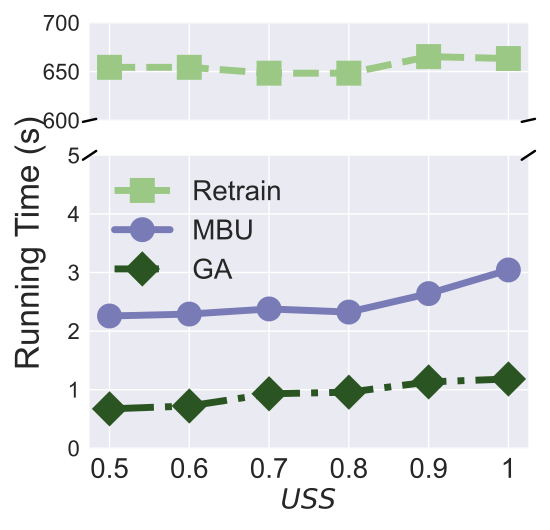

The Python source for this figure:


import numpy as np
import matplotlib.pyplot as plt
from brokenaxes import brokenaxes

epsilon = 3
beta = 1 / epsilon


x=[1, 2, 3, 4, 5, 6]
# validation_for_plt =[97,95.8600, 94.9400, 93.5400, 93.2400]
# attack_for_plt=[0, 0.3524, 0, 0.1762, 0.1762]
# basic_for_plt=[99.8, 99.8, 99.8, 99.8, 99.8]

labels = ['0.5', '0.6', '0.7', '0.8', '0.9', '1']
# unl_org = [97.77, 97.55, 97.35, 97.29, 97.21, 97.21]

# unl_hess_r = [96.6, 96.66, 96.04, 95.94, 95.85, 97.21]
# data construction time
OUL = [0.657479+1.60, 0.640489+1.65, 0.697980165+1.68, 0.72441936+1.60, 0.7297673810+1.91, 0.96332+2.08]

org_acc = [654.3272, 654.3272, 648.3272, 648.3272, 665.3272, 663.3272]

vbu_acc = [0.672800, 0.72140, 0.92958, 0.957286, 1.1322344, 1.1822344]
# unl_ss_wo = [94.32, 94.53, 94.78, 93.38, 94.04, 97.21]


for i in range(len(OUL)):
    OUL[i]=OUL[i]*1
    org_acc[i]=org_acc[i]
    vbu_acc[i]=vbu_acc[i]*1

plt.style.use('seaborn')
#plt.figure(figsize=(5.5, 5.3))
fig, (ax1, ax2) = plt.subplots(2, 1, sharex=True, figsize=(5.5, 5.3), gridspec_kw={'height_ratios': [1, 3]})

# Create a broken axis instance
#bax = brokenaxes(ylims=((0, 2), (650, 670)), hspace=.15)


l_w=5
m_s=15
marker_s=3
markevery=1
#plt.figure(figsize=(8, 5.3))
#plt.plot(x, unl_fr, color='blue', marker='^', label='Retrain',linewidth=l_w, markersize=m_s)
#plt.plot(x, unl_ss_w, color='g',  marker='*',  label='PriMU$_{w}$',linewidth=l_w, markersize=m_s)


# Upper plot (y-axis range: 200-300)
ax1.plot(x, org_acc, linestyle='--', color='#9BC985',  marker='s', fillstyle='full', markevery=markevery, label='Retrain',linewidth=l_w, markersize=m_s, markeredgewidth=marker_s)

ax1.plot(x, OUL, linestyle='-', color='#797BB7', marker='o', fillstyle='full', markevery=markevery, label='TCU', linewidth=l_w, markersize=m_s, markeredgewidth=marker_s)

ax1.plot(x, vbu_acc, linestyle='-.', color='#2A5522',  marker='D', fillstyle='full', markevery=markevery, label='GA',linewidth=l_w, markersize=m_s, markeredgewidth=marker_s)

ax1.set_ylim(600, 700)
ax1.tick_params(axis='y', labelsize=16)
ax1.spines['bottom'].set_visible(False)
ax1.tick_params(axis='x', which='both', bottom=False, top=False, labelbottom=False)




# Lower plot (y-axis range: 0-50)
ax2.plot(x, org_acc, linestyle='--', color='#9BC985',  marker='s', fillstyle='full', markevery=markevery, label='Retrain',linewidth=l_w, markersize=m_s, markeredgewidth=marker_s)

ax2.plot(x, OUL, linestyle='-', color='#797BB7', marker='o', fillstyle='full', markevery=markevery, label='MBU', linewidth=l_w, markersize=m_s, markeredgewidth=marker_s)

ax2.plot(x, vbu_acc, linestyle='-.', color='#2A5522',  marker='D', fillstyle='full', markevery=markevery, label='GA',linewidth=l_w, markersize=m_s, markeredgewidth=marker_s)

ax2.set_ylim(0, 5)
ax2.tick_params(axis='y', labelsize=16)
ax2.spines['top'].set_visible(False)

# Add diagonal lines to indicate a break in the y-axis
d = .015  # size of diagonal lines
kwargs = dict(transform=ax1.transAxes, color='k', clip_on=False)
ax1.plot((-d, +d), (-d, +d), **kwargs)        # top-left diagonal
ax1.plot((1 - d, 1 + d), (-d, +d), **kwargs)  # top-right diagonal

kwargs.update(transform=ax2.transAxes)  # switch to the bottom axes
ax2.plot((-d, +d), (1 - d, 1 + d), **kwargs)  # bottom-left diagonal
ax2.plot((1 - d, 1 + d), (1 - d, 1 + d), **kwargs)  # bottom-right diagonal

# Labels
ax2.set_xlabel('$\it USS$' ,fontsize=20)
ax2.set_ylabel('Running Time (s)', fontsize=24)
# ax2.yaxis.set_label_position('right')
ax2.yaxis.set_label_coords(-0.1, 0.7)
ax2.set_xticks(x, labels, fontsize=20)
ax2.legend(loc='best',fontsize=20)
# plt.grid()
#leg = bax.legend(fancybox=True, shadow=True)
# plt.xlabel('Malicious Client Ratio (%)' ,fontsize=16)
#bax.set_ylabel('Running Time (s)', fontsize=24)


#my_y_ticks = np.arange(0., 300.94, 50.)
#plt.yticks(my_y_ticks,fontsize=20)
#bax.set_xlabel('$\\it USR$ (%)' ,fontsize=20)


# plt.title('CIFAR10 IID')

#plt.annotate(r"1e-1", xy=(0.1, 1.01), xycoords='axes fraction', xytext=(-10, 10), textcoords='offset points', ha='right', va='center', fontsize=15)


# plt.title('(c) Utility Preservation', fontsize=24)
#bax.legend(loc='best',fontsize=20)
plt.tight_layout()
#plt.title("MNIST")
plt.rcParams['figure.figsize'] = (2.0, 1)
plt.rcParams['image.interpolation'] = 'nearest'
plt.rcParams['figure.subplot.left'] = 0.11
plt.rcParams['figure.subplot.bottom'] = 0.08
plt.rcParams['figure.subplot.right'] = 0.977
plt.rcParams['figure.subplot.top'] = 0.969
plt.savefig('CelebA_running_time_uss.pdf', format='pdf', dpi=200)
plt.show()
